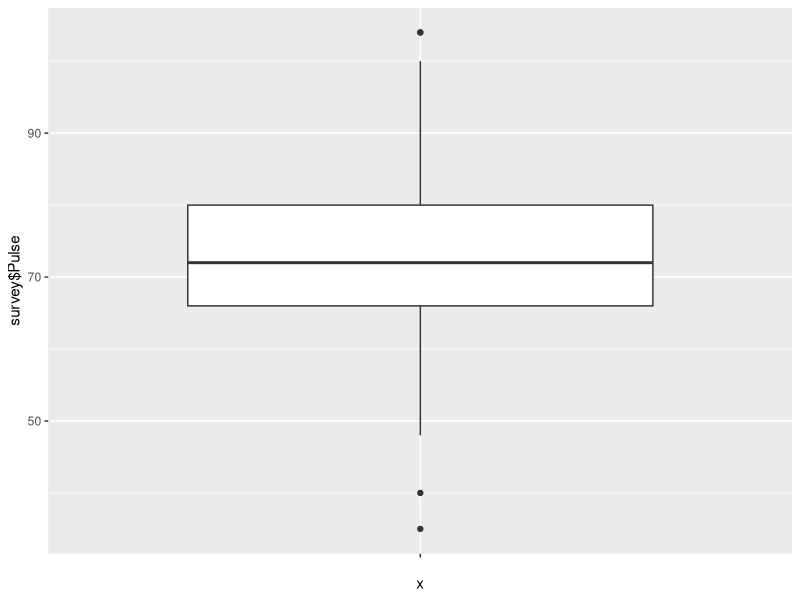
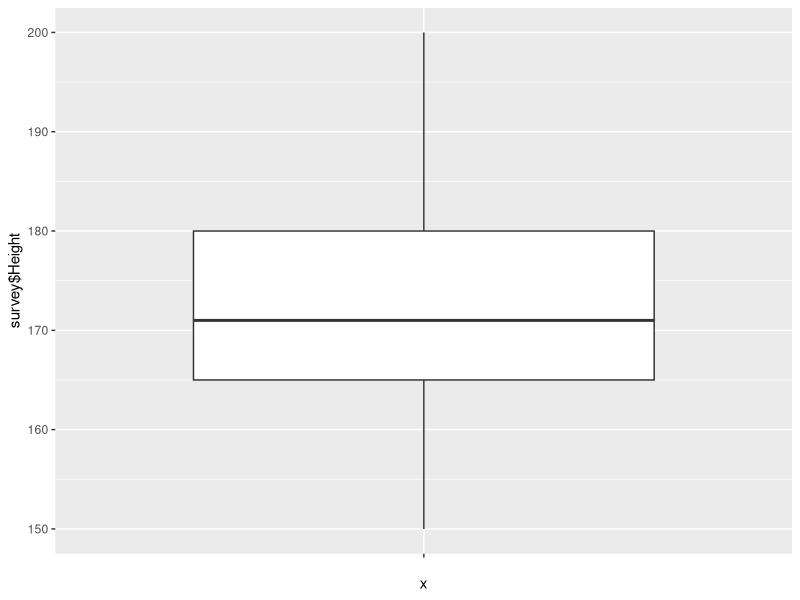
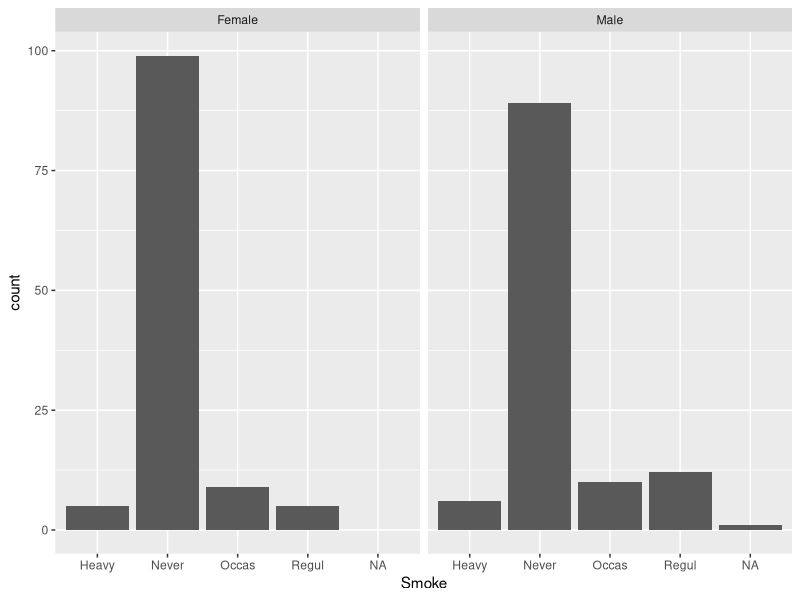
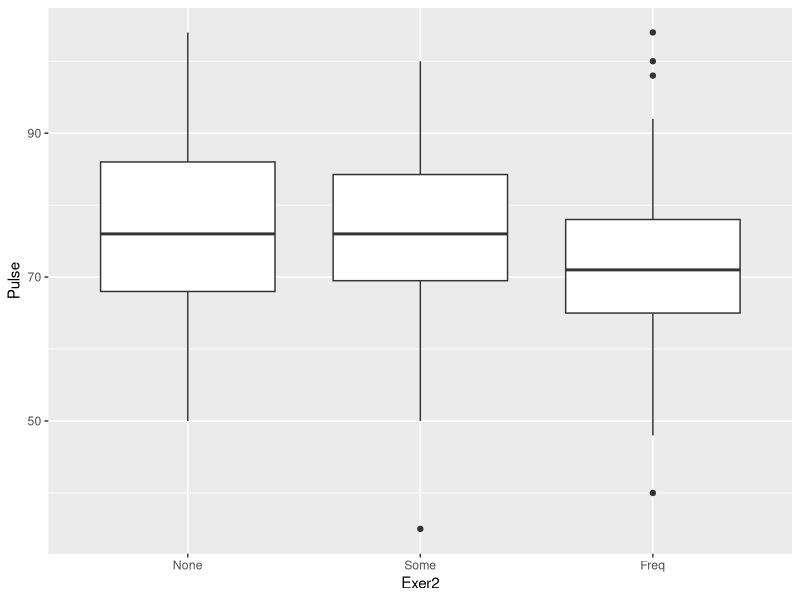
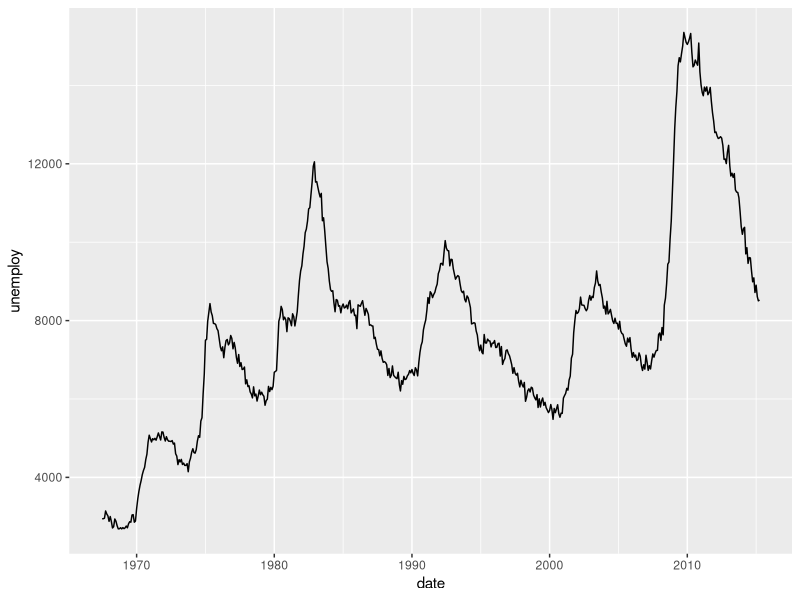
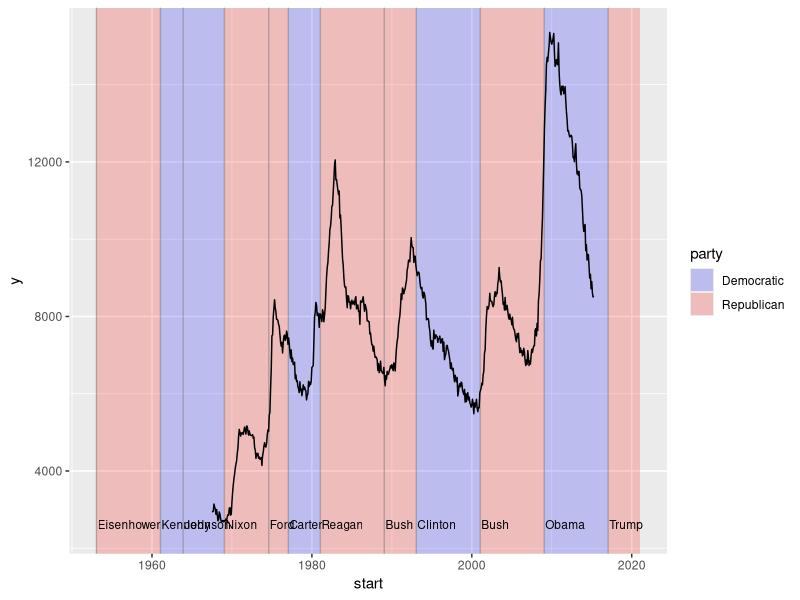

Write the R code that produced these figures, in order.
## ---- chunk 1
knitr::opts_chunk$set(echo = FALSE)
if(!require(MASS)) install.packages("MASS")
if(!require(ggplot2)) install.packages("ggplot2")
if(!require(Hmisc)) install.packages("Hmisc")
if(!require(vcd)) install.packages("vcd")
require(MASS)
library(MASS)
library(ggplot2)
require(ggplot2)
library(plyr)
library(lattice)
library(Hmisc)
library(vcd)
## ---- chunk 2
survey<-survey[!(is.na(survey$Sex)), ]
describe(survey)
## ---- chunk 3
ggplot(survey,aes(x="",survey$Pulse))+geom_boxplot(na.rm = TRUE)
## ---- chunk 4
ggplot(survey,aes(x="",survey$Height))+geom_boxplot(na.rm = TRUE)
## ---- chunk 5
summary(survey$Pulse)
sd(survey$Pulse, na.rm = TRUE)
mean(survey$Pulse, na.rm = TRUE)
## ---- chunk 6
summary(survey$Height)
sd(survey$Height, na.rm = TRUE)
mean(survey$Height, na.rm = TRUE)
## ---- chunk 7
Smoke <- factor(survey$Smoke, levels = c("Never","Occas","Regul", "Heavy"))
table(survey$Sex, Smoke)

## ---- chunk 8
ggplot(data=survey,aes(Smoke))+geom_bar(na.rm = TRUE) + facet_grid(.~survey$Sex)

## ---- chunk 9
Exer2 <- factor(survey$Exer, levels = c("None", "Some", "Freq"))
ggplot(survey, aes(x = Exer2, y = Pulse)) +
  geom_boxplot()
## ---- chunk 10
ff <- aov(survey$Pulse~survey$Exer)
summary(ff)
## ---- chunk 11
ggplot(economics, aes(date, unemploy)) + geom_line()
## ---- chunk 12
ggplot(economics) +
  geom_rect(
    aes(xmin = start, xmax = end, fill = party),
    ymin = -Inf, ymax = Inf, alpha = 0.2, data = presidential
    ) +
  geom_vline(
    aes(xintercept = as.numeric(start)),
    data = presidential,
    colour = "grey50", alpha = 0.5
    ) +
  geom_text(
    aes(x = start, y = 2500, label = name),
    data = presidential,
    size = 3, vjust = 0, hjust = 0, position = position_nudge (x = 50)
    ) +
  geom_line(aes(date, unemploy)) + scale_fill_manual(values = c("blue", "red")) 
## ---- chunk 13
sessionInfo()
